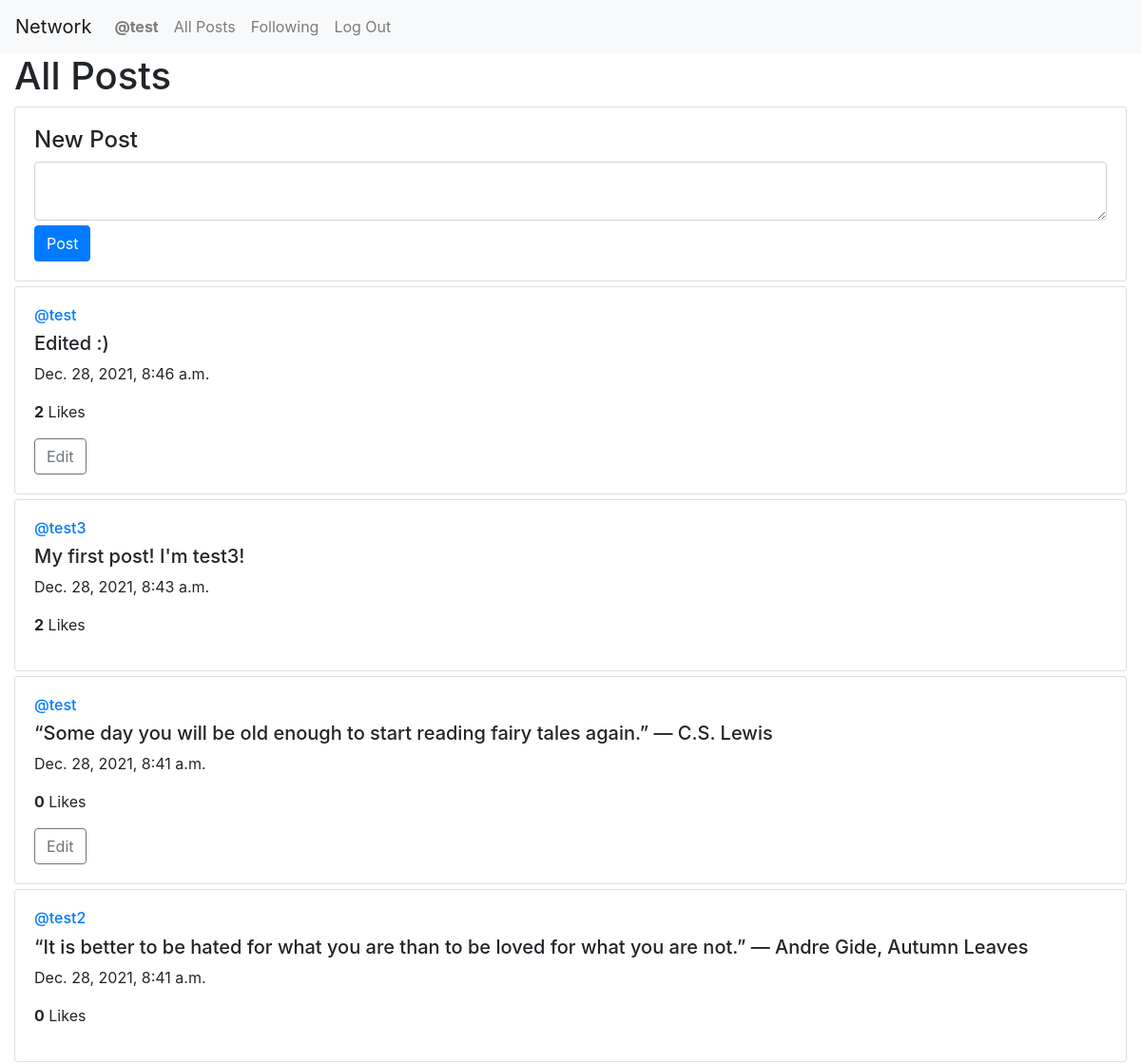
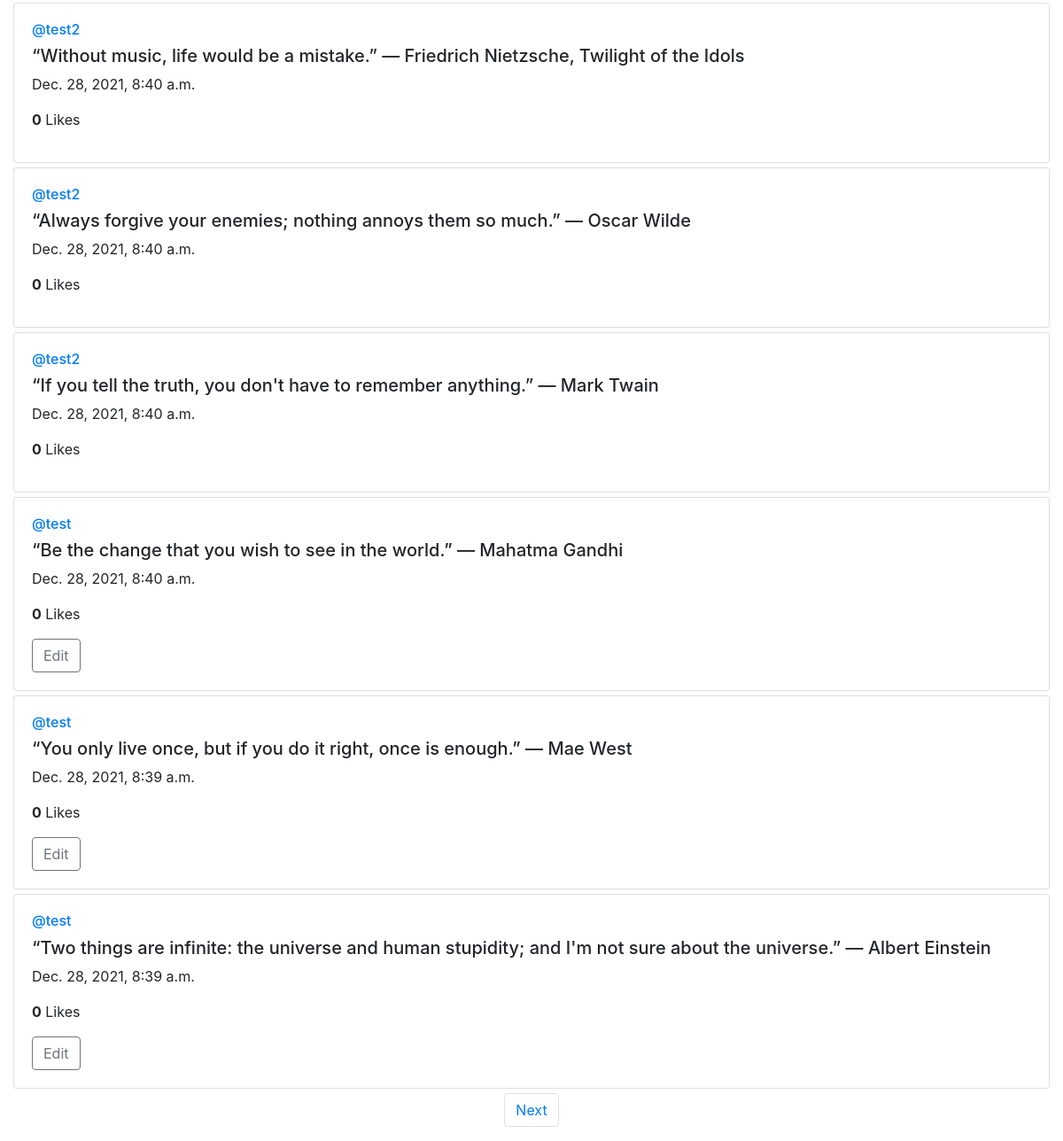
/ (signed in), run on the app's committed database (2 pictures, top to bottom).
### network/models.py (models this page shows, shortened)
class User(AbstractUser):
    following = models.ManyToManyField("self", blank=True, symmetrical=False, related_name="followers")

class Post(models.Model):
    id = models.UUIDField(primary_key=True, default=uuid.uuid4, editable=False) # each post uniquely identified using UUID v4
    user = models.ForeignKey("User", on_delete=models.CASCADE, related_name="posts")
    text = models.TextField()
    created_at = models.DateTimeField(auto_now_add=True) # Automatically set the field to now when the post is created
    likes = models.ManyToManyField(User, blank=True, related_name="liked")

### network/views.py (the view)
# urls.py: path("", views.index, name="index"),
def index(request):
    if request.method == "POST":    # Create new post
        user = request.user
        text = request.POST["text"]
        post = Post(user=user, text=text)
        post.save()
    all_posts = Post.objects.order_by('-created_at')
    page_index = request.GET.get('page', 1) # Get the page index from the URL
    p = Paginator(all_posts, 10)
    try:
        c_page = p.page(page_index)
    except PageNotAnInteger:    # Get to the first page
        c_page = p.page(1)
    except EmptyPage:   # Get to the last existing page
        c_page = p.page(p.num_pages)
    c_user = None
    if request.user.is_authenticated:
        c_user = User.objects.get(username=request.user.username)
    return render(request, "network/index.html", {
        "c_page": c_page,
        "c_user": c_user
    })

### network/templates/network/index.html (shortened to what this page needs)
{% extends "network/layout.html" %}
{% load static %}
{% block body %}
    {% if user.is_authenticated %}
        <h1>All Posts</h1>
        <div class="card" style="margin: 5px 0;">
            <div class="card-body">
                <h4>New Post</h4>
                <form action="{% url 'index' %}" method="post">
                    <textarea class="form-control" name="text"></textarea>
                    <button type="submit" class="btn btn-primary" style="margin-top: 5px;">Post</button>
                </form>
            </div>
        </div>
    {% endif %}
    {% for post in c_page.object_list %}
    <div class="card" style="margin: 5px 0;">
        <div class="card-body">
            <a href="{% url 'profile' username=post.user.username %}"><h6>@{{ post.user }}</h6></a>
            <div class="post-content" data-pid="{{post.id}}">
                <h5 data-pid="{{post.id}}">{{ post.text }}</h5>
                <p>{{ post.created_at }}</p>
                {% if user.is_authenticated %}
                    <p data-pid="{{post.id}}" style="cursor:pointer;" onclick="likeUnlike(this)"><b>{{ post.likes.count }}</b> Likes</p>
                {% else %}
                    <p style="cursor:pointer;"><b>{{ post.likes.count }}</b> Likes</p>
                {% endif %}
                {% if c_user.username == post.user.username %}
                    <button class="btn btn-outline-secondary" onclick="edit_post('{{post.id}}')">Edit</button>
                {% endif %}
            </div>
        </div>
    </div>
    {% endfor %}
    {% if c_page.has_other_pages %}
    <nav aria-label="Page navigation">
        <ul class="pagination justify-content-center">
            {% if c_page.has_next %}
                <li class="page-item"><a class="page-link" href="?page={{ c_page.next_page_number }}">Next</a></li>
            {% endif %}
        </ul>
    </nav>
    {% endif %}
{% endblock %}

### network/templates/network/layout.html (shortened to what this page needs)
{% load static %}
<!DOCTYPE html>
<html lang="en">
    <head>
        <link rel="stylesheet" href="https://stackpath.bootstrapcdn.com/bootstrap/4.4.1/css/bootstrap.min.css">
        <link href="{% static 'network/styles.css' %}" rel="stylesheet">
    </head>
    <body>
        <nav class="navbar navbar-expand-lg navbar-light bg-light">
            <a class="navbar-brand" href="#">Network</a>
            <div>
              <ul class="navbar-nav mr-auto">
                {% if user.is_authenticated %}
                    <li class="nav-item">
                        <a class="nav-link" href="{% url 'profile' username=user.username %}"><strong>@{{ user.username }}</strong></a>
                    </li>
                {% endif %}
                <li class="nav-item">
                  <a class="nav-link" href="{% url 'index' %}">All Posts</a>
                </li>
                {% if user.is_authenticated %}
                    <li class="nav-item">
                        <a class="nav-link" href="{% url 'following' %}">Following</a>
                    </li>
                    <li class="nav-item">
                        <a class="nav-link" href="{% url 'logout' %}">Log Out</a>
                    </li>
                {% endif %}
              </ul>
            </div>
          </nav>
        <div class="container-fluid">
            {% block body %}
            {% endblock %}
        </div>
    </body>
</html>

### data on the page
User: username "test"
Post: user "test", text "Edited :)", created_at "Dec. 28, 2021, 8:46 a.m.", likes.count "2"
Post: user "test3", text "My first post! I'm test3!", created_at "Dec. 28, 2021, 8:43 a.m.", likes.count "2"
Post: user "test", text "“Some day you will be old enough to start reading fairy tales again.” ― C.S. Lewis", created_at "Dec. 28, 2021, 8:41 a.m.", likes.count "0"
Post: user "test2", text "“It is better to be hated for what you are than to be loved for what you are not.” ― Andre Gide, Autumn Leaves", created_at "Dec. 28, 2021, 8:41 a.m.", likes.count "0"
Post: user "test2", text "“Without music, life would be a mistake.” ― Friedrich Nietzsche, Twilight of the Idols", created_at "Dec. 28, 2021, 8:40 a.m.", likes.count "0"
Post: user "test2", text "“Always forgive your enemies; nothing annoys them so much.” ― Oscar Wilde", created_at "Dec. 28, 2021, 8:40 a.m.", likes.count "0"
Post: user "test2", text "“If you tell the truth, you don't have to remember anything.” ― Mark Twain", created_at "Dec. 28, 2021, 8:40 a.m.", likes.count "0"
Post: user "test", text "“Be the change that you wish to see in the world.” ― Mahatma Gandhi", created_at "Dec. 28, 2021, 8:40 a.m.", likes.count "0"
Post: user "test", text "“You only live once, but if you do it right, once is enough.” ― Mae West", created_at "Dec. 28, 2021, 8:39 a.m.", likes.count "0"
Post: user "test", text "“Two things are infinite: the universe and human stupidity; and I'm not sure about the universe.” ― Albert Einstein", created_at "Dec. 28, 2021, 8:39 a.m.", likes.count "0"
